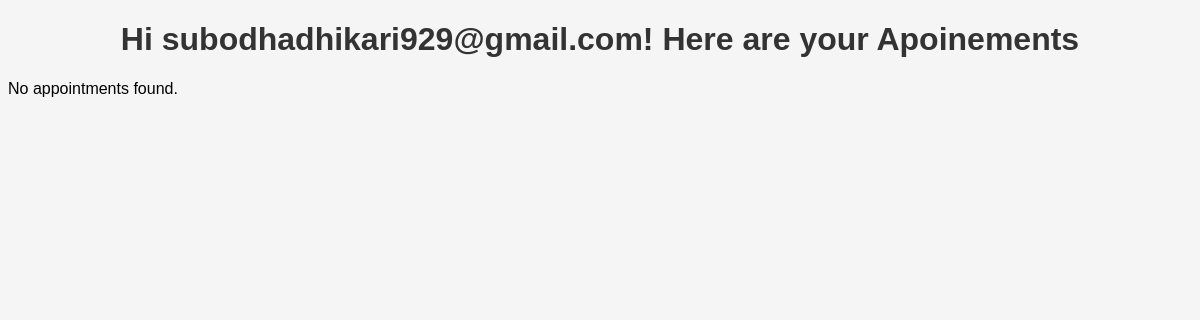
/Internal/viewAppointments.php (signed in), run on an earlier commit of the app's database.
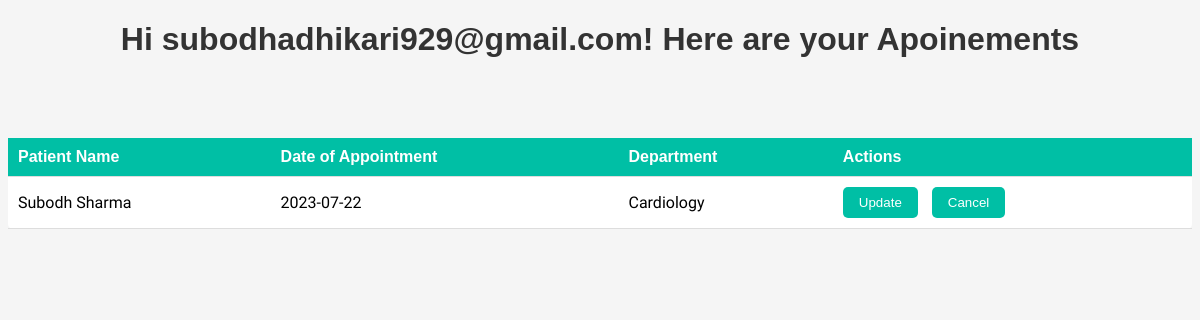
And on a later commit of the database.
### tables this page shows
CREATE TABLE `appointment` (
  `name` varchar(50) NOT NULL,
  `email` varchar(200) NOT NULL,
  `phone` int(30) NOT NULL,
  `dob` date NOT NULL,
  `appdate` date NOT NULL,
  `dept` varchar(50) NOT NULL
);

### Internal/viewAppointments.php (the view, shortened to what this page needs)
<!DOCTYPE html>
<html lang="en">
<head>
    <link rel="stylesheet" href="../CSS/viewAppointments.css">
</head>
<body>
    <h1>
        <?php echo "Hi " . $_SESSION['username'];
        echo "! Here are your Apoinements" ?>
    </h1>
    <?php
    require_once('../PHP/database_connection.php');
    if (isset($_SESSION['username'])) {
        $email = $_SESSION['username'];
        $query = "SELECT * FROM appointment WHERE email = '$email'";
        $result = mysqli_query($conn, $query);
        if (mysqli_num_rows($result) > 0) {
            echo "<table>";
            echo "<thead>";
            echo "<tr>";
            echo "<th>Patient Name</th>";
            echo "<th>Date of Appointment</th>";
            echo "<th>Department</th>";
            echo "<th>Actions</th>";
            echo "</tr>";
            echo "</thead>";
            echo "<tbody>";
            while ($row = mysqli_fetch_assoc($result)) {
                $patientName = $row['name'];
                $appointmentDate = $row['appdate'];
                $department = $row['dept'];
                echo "<tr>";
                echo "<td>$patientName</td>";
                echo "<td>$appointmentDate</td>";
                echo "<td>$department</td>";
                echo "<td>";
                ?>
                <form action="../PHP/operation.php" method="POST">
                 <button class='update-button btn' name = 'action' value = 'update'><i class='fas fa-pencil-alt'></i> <a href='../Internal/updateAppointment.php'>Update </a> </button>
                 <button class='cancel-button btn' name = 'action' value = 'cancel'><i class='fas fa-times'></i> Cancel</button>
                </form>
                <?php
                echo "</td>";
                echo "</tr>";
            }
            echo "</tbody>";
            echo "</table>";
        } else {
            echo "<p>No appointments found.</p>";
        }
    } else {
        echo "<p>Email not found in session.</p>";
    }
    ?>
</body>
</html>

### CSS/viewAppointments.css (style rules this page uses)
body { background-color: #f5f5f5; font-family: Arial, sans-serif; }
h1 { text-align: center; color: #333333; }
table { margin-top: 10vh; width: 100%; border-collapse: collapse; background-color: #ffffff; border-radius: 5px; }
td { font-family: 'Josefin Sans', sans-serif; font-family: 'Prompt', sans-serif; font-family: 'Signika Negative', sans-serif; }
th, td { padding: 10px; text-align: left; border-bottom: 1px solid #ddd; }
th { background-color: #00bfa5; color: white; }
.update-button, .cancel-button { padding: 8px 16px; background-color: #00bfa5; color: white; border: none; border-radius: 5px; cursor: pointer; transition: background-color 0.3s ease; }
.update-button { margin-right: 10px; }
a { text-decoration: none; color: white; }

What changed in the data, as far as the page shows it:
added appointment: name "Subodh Sharma", appdate "2023-07-22", dept "Cardiology"
Also different on the page:
text no longer shown: "No appointments found."
text now shown: "Patient Name Date of Appointment Department Actions"
